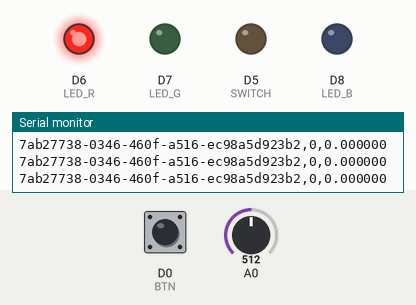
Recording of a sketch running on a simulated ESP8266 (NodeMCU). Shown: output pins drawn as LEDs (lit = HIGH), the last lines printed to the serial monitor. Dashed ring = blinking. The test bench sets the inputs (shaded band); at power-on: D0 (BTN) HIGH, A0 = 512. WiFi joins after 1.5 s; servers stay silent unless stated; no MQTT or app messages arrive unless stated.

Above: at 2.7 s.
2.8 s: D0 (BTN) pulled LOW for 1 s
At 2.96 s:
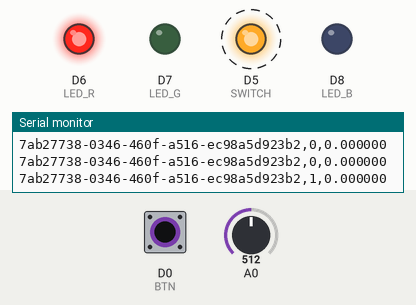
5.3 s: D0 (BTN) pulled LOW for 0.3 s
At 6.3 s:
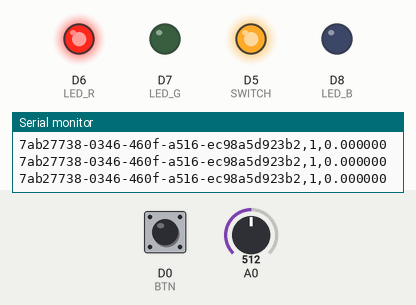
7.1 s: D0 (BTN) pulled LOW for 3.2 s
At 11.3 s:
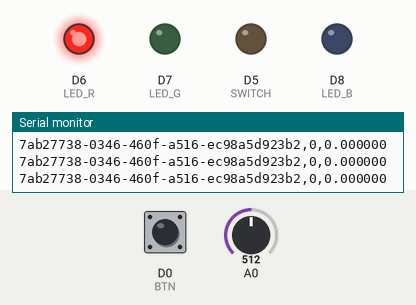
Timing chart, 0 to 12.8 s (numbered marks = the images above; inputs shaded):
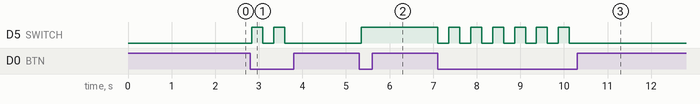

Measured:
- after the input at 2.8 s, D5 (SWITCH): alternates HIGH for 0.25 s and LOW for 0.25 s, 4 changes in all, then stays LOW, starting at once
- after the input at 5.3 s, D5 (SWITCH): LOW → HIGH after 0.05 s
- after the input at 7.1 s, D5 (SWITCH): alternates HIGH for 0.25 s and LOW for 0.25 s, 13 changes in all, then stays LOW, starting at once

The sketch:

ujicoba.ino
```cpp
#if (defined(__AVR__))
#include <avr\pgmspace.h>
#else
#include <pgmspace.h>
#endif

#include <ESP8266WiFi.h>
#include <Wire.h>
#include <PubSubClient.h>

#define wifi_ssid "Pi3-AP"
#define wifi_password "raspberry"

#define mqtt_server "172.24.1.1"
#define mqtt_user ""
#define mqtt_password ""

#define topic "client"
#define uuid "7ab27738-0346-460f-a516-ec98a5d923b2"

#define BTN     D0
#define SWITCH  D5
#define LED_R   D6
#define LED_G   D7
#define LED_B   D8

int isOn = 0, lastIsOn = 0;
char payload[64];

WiFiClient espClient;
PubSubClient client(espClient);

void setup() {
  Serial.begin(9600);
  pinMode(BTN, INPUT_PULLUP);
  pinMode(SWITCH, OUTPUT);
  pinMode(LED_R, OUTPUT);
  pinMode(LED_G, OUTPUT);
  pinMode(LED_B, OUTPUT);

  setLED(1,0,0);

  setup_wifi();
  client.setServer(mqtt_server, 1883);
}

void setup_wifi() {
  delay(10);
  // We start by connecting to a WiFi network
  Serial.println();
  Serial.print("Connecting to ");
  Serial.println(wifi_ssid);

  WiFi.begin(wifi_ssid, wifi_password);

  while (WiFi.status() != WL_CONNECTED) {
    delay(500);
    Serial.print(".");
  }

  Serial.println("");
  Serial.println("WiFi connected");
  Serial.println("IP address: ");
  Serial.println(WiFi.localIP());
}

void reconnect() {
  // Loop until we're reconnected
  while (!client.connected()) {
    Serial.print("Attempting MQTT connection...");
    // Attempt to connect
    // If you do not want to use a username and password, change next line to
    // if (client.connect("ESP8266Client")) {
    if (client.connect("ESP8266Client")) {
      Serial.println("connected");
    } else {
      Serial.print("failed, rc=");
      Serial.print(client.state());
      Serial.println(" try again in 5 seconds");
      // Wait 5 seconds before retrying
      delay(5000);
    }
  }
}

void setLED(int R, int G, int B){
  digitalWrite(LED_R, R);
  digitalWrite(LED_G, G);
  digitalWrite(LED_B, B);
}

double readArus(){
  return abs((((analogRead(A0)/1024.0)*5000) - 2500)/100);
}

void readStatus(){

  if(!digitalRead(BTN)){
    lastIsOn = isOn;
    isOn ^= 1; //XOR logic
    digitalWrite(SWITCH, isOn);
//    delay(250);
  }
  //Serial.println(isOn);
  sprintf(payload, "%s,%d,%f", uuid, isOn, readArus());
//  sprintf(payload, "%d", isOn);
//  sprintf(payload, "%f", readArus());

  Serial.println(payload);
  client.publish(topic, payload, true);
// uuid,status,daya
// 7ab27738-0346-460f-a516-ec98a5d923b2,1,0.4
//  Serial.println(status);
}

void loop() {
  if (!client.connected()) {
    reconnect();
  }
  readStatus();
  delay(250);
  client.loop();
}
```
